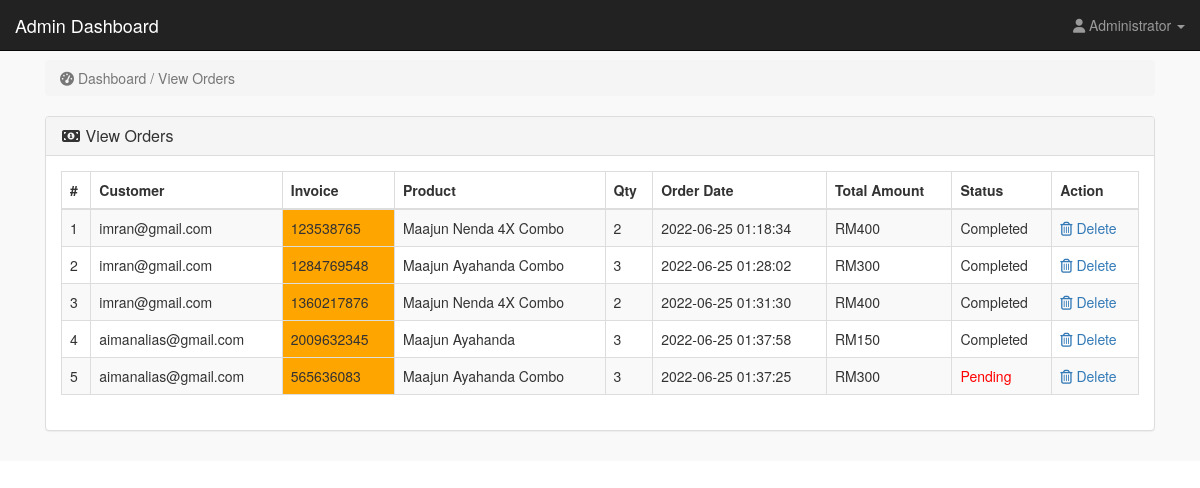
/admin_area/index.php?view_orders (signed in), run on the app's committed database.
### tables this page shows
CREATE TABLE `pending_orders` (
  `order_id` int(10) NOT NULL,
  `customer_id` int(10) NOT NULL,
  `invoice_no` int(10) NOT NULL,
  `product_id` text NOT NULL,
  `qty` int(10) NOT NULL,
  `order_status` text NOT NULL
);

CREATE TABLE `customers` (
  `customer_id` int(10) NOT NULL,
  `customer_name` varchar(255) NOT NULL,
  `customer_email` varchar(255) NOT NULL,
  `customer_pass` varchar(255) NOT NULL,
  `customer_contact` varchar(255) NOT NULL,
  `customer_address` text NOT NULL,
  `customer_image` text NOT NULL,
  `customer_ip` varchar(255) NOT NULL,
  `customer_confirm_code` text NOT NULL
);

CREATE TABLE `products` (
  `product_id` int(10) NOT NULL,
  `date` timestamp NOT NULL DEFAULT current_timestamp() ON UPDATE current_timestamp(),
  `product_title` text NOT NULL,
  `product_url` text NOT NULL,
  `product_img1` text NOT NULL,
  `product_price` int(10) NOT NULL,
  `product_desc` text NOT NULL
);

CREATE TABLE `customer_orders` (
  `order_id` int(10) NOT NULL,
  `customer_id` int(10) NOT NULL,
  `due_amount` int(100) NOT NULL,
  `invoice_no` int(100) NOT NULL,
  `qty` int(10) NOT NULL,
  `order_date` timestamp NOT NULL DEFAULT current_timestamp() ON UPDATE current_timestamp(),
  `order_status` text NOT NULL
);

### admin_area/view_orders.php (the view)
<?php
if(!isset($_SESSION['admin_email'])){
echo "<script>window.open('login.php','_self')</script>";
}
else {
?>
<div class="row">
<div class="col-lg-12">
<ol class="breadcrumb">
<li class="active">
<i class="fa fa-dashboard"></i> Dashboard / View Orders
</li>
</ol>
</div>
</div>
<div class="row">
<div class="col-lg-12">
<div class="panel panel-default">
<div class="panel-heading">
<h3 class="panel-title">
<i class="fa fa-money fa-fw"></i> View Orders
</h3>
</div>
<div class="panel-body">
<div class="table-responsive">
<table class="table table-bordered table-hover table-striped">
<thead>
<tr>
<th>#</th>
<th>Customer</th>
<th>Invoice</th>
<th>Product</th>
<th>Qty</th>
<th>Order Date</th>
<th>Total Amount</th>
<th>Status</th>
<th>Action</th>
</tr>
</thead>
<tbody>
<?php
$i = 0;
$get_orders = "select * from pending_orders";
$run_orders = mysqli_query($con,$get_orders);
while ($row_orders = mysqli_fetch_array($run_orders)) {
$order_id = $row_orders['order_id'];
$c_id = $row_orders['customer_id'];
$invoice_no = $row_orders['invoice_no'];
$product_id = $row_orders['product_id'];
$qty = $row_orders['qty'];
$order_status = $row_orders['order_status'];
$get_products = "select * from products where product_id='$product_id'";
$run_products = mysqli_query($con,$get_products);
$row_products = mysqli_fetch_array($run_products);
$product_title = $row_products['product_title'];
$i++;
?>
<tr>
<td><?php echo $i; ?></td>
<td>
<?php
$get_customer = "select * from customers where customer_id='$c_id'";
$run_customer = mysqli_query($con,$get_customer);
$row_customer = mysqli_fetch_array($run_customer);
$customer_email = $row_customer['customer_email'];
echo $customer_email;
 ?>
 </td>
<td bgcolor="orange" ><?php echo $invoice_no; ?></td>
<td><?php echo $product_title; ?></td>
<td><?php echo $qty; ?></td>
<td>
<?php
$get_customer_order = "select * from customer_orders where order_id='$order_id'";
$run_customer_order = mysqli_query($con,$get_customer_order);
$row_customer_order = mysqli_fetch_array($run_customer_order);
$order_date = $row_customer_order['order_date'];
$due_amount = $row_customer_order['due_amount'];
echo $order_date;
?>
</td>
<td>RM<?php echo $due_amount; ?></td>
<td>
<?php
if($order_status=='pending'){
echo $order_status='<div style="color:red;">Pending</div>';
}
else{
echo $order_status='Completed';
}
?>
</td>
<td>
<a href="index.php?order_delete=<?php echo $order_id; ?>" >
<i class="fa fa-trash-o" ></i> Delete
</a>
</td>
</tr>
<?php } ?>
</tbody>
</table>
</div>
</div>
</div>
</div>
</div>
<?php } ?>

### admin_area/includes/sidebar.php (shortened to what this page needs)
<?php
if(!isset($_SESSION['admin_email'])){
echo "<script>window.open('login.php','_self')</script>";
}
else {
?>
<nav class="navbar navbar-inverse navbar-fixed-top" >
<div class="navbar-header" >
<a class="navbar-brand" href="index.php?dashboard" >Admin Dashboard</a>
</div>
<ul class="nav navbar-right top-nav" >
<li class="dropdown" >
<a href="#" class="dropdown-toggle" data-toggle="dropdown" >
<i class="fa fa-user" ></i>
<?php echo $admin_name; ?> <b class="caret" ></b>
</a>
</li>
</ul>
</nav>
<?php } ?>

### admin_area/css/style.css (style rules this page uses)
body { margin-top:100px; }
@media (min-width: 768px) { body { margin-top:50px; } }
.top-nav { padding:0 15px; }
.top-nav>li { display:inline-block; float:left; }
.top-nav>li>a { padding-top:15px; padding-bottom:15px; line-height:20px; color:#999; }
.panel-body { border-radius:5px; }

### data on the page
pending_orders: customer.customer_email "imran@gmail.com", invoice_no "123538765", product.product_title "Maajun Nenda 4X Combo", qty "2", customer_orders.order_date "2022-06-25 01:18:34", customer_orders.due_amount "400"
pending_orders: customer.customer_email "imran@gmail.com", invoice_no "1284769548", product.product_title "Maajun Ayahanda Combo", qty "3", customer_orders.order_date "2022-06-25 01:28:02", customer_orders.due_amount "300"
pending_orders: customer.customer_email "imran@gmail.com", invoice_no "1360217876", product.product_title "Maajun Nenda 4X Combo", qty "2", customer_orders.order_date "2022-06-25 01:31:30", customer_orders.due_amount "400"
pending_orders: customer.customer_email "aimanalias@gmail.com", invoice_no "2009632345", product.product_title "Maajun Ayahanda", qty "3", customer_orders.order_date "2022-06-25 01:37:58", customer_orders.due_amount "150"
pending_orders: customer.customer_email "aimanalias@gmail.com", invoice_no "565636083", product.product_title "Maajun Ayahanda Combo", qty "3", customer_orders.order_date "2022-06-25 01:37:25", customer_orders.due_amount "300", order_status "Pending"

### other printed values
$admin_name "Administrator"
